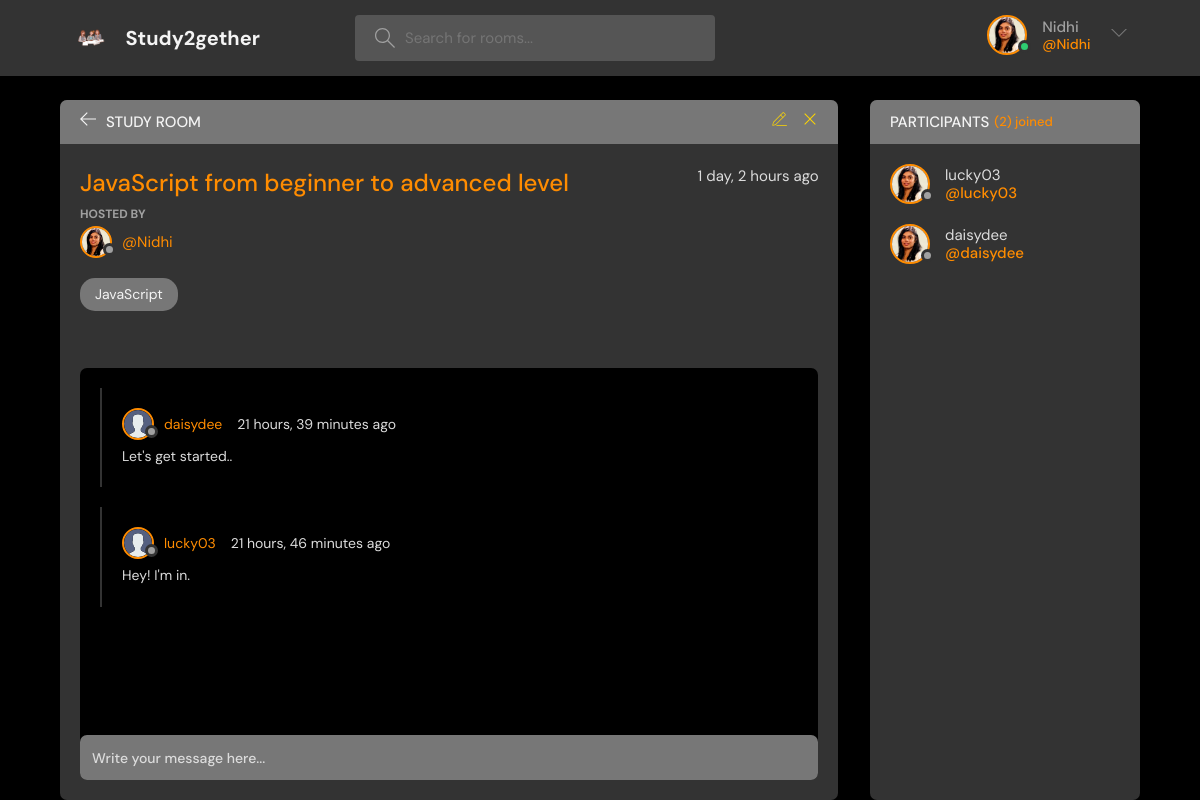
/room/1 (signed in), run on the app's committed database.
### base/models.py (models this page shows, shortened)
class User(AbstractUser):
    name = models.CharField(max_length=200, null=True)
    email = models.EmailField(unique=True,null=True)
    bio = models.TextField(null=True)
    avatar = models.ImageField(null=True, default="avatar.svg")
    USERNAME_FIELD = 'email'
    REQUIRED_FIELDS = []

class Room(models.Model):
    host = models.ForeignKey(User, on_delete=models.SET_NULL, null=True)
    topic = models.ForeignKey(Topic, on_delete=models.SET_NULL, null=True)
    name = models.CharField(max_length=200)
    description = models.TextField(null=True, blank=True)
    participants = models.ManyToManyField(User, related_name='participants')
    updated = models.DateTimeField(auto_now=True)
    created = models.DateTimeField(auto_now_add=True)
    class Meta:
        ordering = ['-updated', '-created']

class Topic(models.Model):
    name = models.CharField(max_length=200)
    def __str__(self):
        return self.name

class Messages(models.Model):
    user = models.ForeignKey(User, on_delete=models.CASCADE)
    room = models.ForeignKey(Room, on_delete=models.CASCADE)
    body = models.TextField()
    updated = models.DateTimeField(auto_now=True)
    created = models.DateTimeField(auto_now_add=True)
    class Meta:
        ordering = ['-updated', '-created']

### base/views.py (the view, shortened to what this page needs)
# urls.py: path("room/<int:pk>", views.room, name="room"),
def room(request, pk):
    room = Room.objects.get(id=pk)
    room_msgs = room.messages_set.all().order_by('-created')
    participants = room.participants.all()
    return render(request, 'base/room.html',{
        "room" : room,
        "msgs" : room_msgs,
        'participants' : participants
    })

### base/templates/base/room.html (shortened to what this page needs)
{% extends "main.html" %}
{% block content %}
    <main class="profile-page layout layout--2">
      <div class="container">
        <div class="room">
          <div class="room__top">
            <div class="room__topLeft">
              <a href="{% url "home" %}">
                <svg version="1.1" xmlns="http://www.w3.org/2000/svg" width="32" height="32" viewBox="0 0 32 32">
                  <title>arrow-left</title>
                  <path
                    d="M13.723 2.286l-13.723 13.714 13.719 13.714 1.616-1.611-10.96-10.96h27.625v-2.286h-27.625l10.965-10.965-1.616-1.607z"
                  ></path>
                </svg>
              </a>
              <h3>Study Room</h3>
            </div>
            {% if room.host == request.user %}
            <div class="room__topRight">
              <a href="{% url "update-room" room.id %}">
              </a>
              <a href="{% url "del-room" room.id %}">
                <svg version="1.1" xmlns="http://www.w3.org/2000/svg" width="32" height="32" viewBox="0 0 32 32">
                  <title>remove</title>
                  <path
                    d="M27.314 6.019l-1.333-1.333-9.98 9.981-9.981-9.981-1.333 1.333 9.981 9.981-9.981 9.98 1.333 1.333 9.981-9.98 9.98 9.98 1.333-1.333-9.98-9.98 9.98-9.981z"
                  ></path>
                </svg>
              </a>
            </div>
            {% endif %}
          </div>
          <div class="room__box scroll">
            <div class="room__header scroll">
              <div class="room__info">
                <h3>{{room.name}}</h3>
                <span>{{room.created|timesince}} ago</span>
              </div>
              <div class="room__hosted">
                <p>Hosted By</p>
                <a href="{% url "user-profile" room.host.id %}" class="room__author">
                  <div class="avatar avatar--small">
                    <img src="{{room.host.avatar.url}}" />
                  </div>
                  <span>@{{room.host.username}}</span>
                </a>
              </div>
              <span class="room__topics">{{room.topic}}</span>
            </div>
            <div class="room__conversation">
              <div class="threads scroll">
                {% for msg in msgs %}
                <div class="thread">
                  <div class="thread__top">
                    <div class="thread__author">
                      <a href="{% url "user-profile" msg.user.id %}" class="thread__authorInfo">
                        <div class="avatar avatar--small">
                          <img src="{{msg.user.avatar.url}}" />
                        </div>
                        <span>{{msg.user.username}}</span>
                      </a>
                      <span class="thread__date">{{msg.created|timesince}} ago</span>
                    </div>
                  </div>
                  <div class="thread__details">
                    {{msg.body}}
                  </div>
                </div>
                {% endfor %}
              </div>
            </div>
          </div>
          <div class="room__message">
            <form action="" method="POST">
              <input name="body" placeholder="Write your message here..." />
            </form>
          </div>
        </div>
        <div class="participants">
          <h3 class="participants__top">Participants <span>({{participants.count}}) joined</span></h3>
          <div class="participants__list scroll">
            {% for participant in participants %}
            <a href="{% url "user-profile" participant.id %}" class="participant">
              <div class="avatar avatar--medium">
                <img src="{{user.avatar.url}}" />
              </div>
              <p>
                {{participant.username}}
                <span>@{{participant.username}}</span>
              </p>
            </a>
            {% endfor %}
          </div>
        </div>
      </div>
    </main>
{% endblock %}

### templates/navbar.html (shortened to what this page needs)
{% load static %}
<header class="header header--loggedIn">
    <div class="container">
      <a href="{% url "home" %}" class="header__logo">
        <img src="{% static "images/logo.png" %}" />
        <h1>Study2gether</h1>
      </a>
      <form class="header__search" method='GET' action="{% url "home" %}">
        <label>
          <input name="q" placeholder="Search for rooms..." />
        </label>
      </form>
      <nav class="header__menu">
        {% if request.user.is_authenticated %}
        <div class="header__user">
          <a href="{% url "update-user" %}">
            <div class="avatar avatar--medium active">
              <img src="{{request.user.avatar.url}}" />
            </div>
            <p>{{ request.user.username }} <span>@{{ request.user.username }}</span></p>
          </a>
          <button class="dropdown-button">
            <svg version="1.1" xmlns="http://www.w3.org/2000/svg" width="32" height="32" viewBox="0 0 32 32">
              <title>chevron-down</title>
              <path d="M16 21l-13-13h-3l16 16 16-16h-3l-13 13z"></path>
            </svg>
          </button>
        </div>
        {% else %}
        <a href="{% url "login" %}">
          <img src= "{% static 'images/avatar.svg' %}"/>
          <p>Login</p>
        </a>
        {% endif %}
      </nav>
    </div>
  </header>

### data on the page
User: user.avatar (placeholder picture), user.username "Nidhi"
Room: name "JavaScript from beginner to advanced level", created "1 day, 2 hours", host.avatar (placeholder picture), host.username "Nidhi", topic "JavaScript"
Messages: user.avatar (placeholder picture), user.username "daisydee", created "21 hours, 39 minutes", body "Let's get started.."
Messages: user.avatar (placeholder picture), user.username "lucky03", created "21 hours, 46 minutes", body "Hey! I'm in."
User: avatar (placeholder picture), username "lucky03"
User: avatar (placeholder picture), username "daisydee"

### other printed values
{{ participants.count }} "2"
